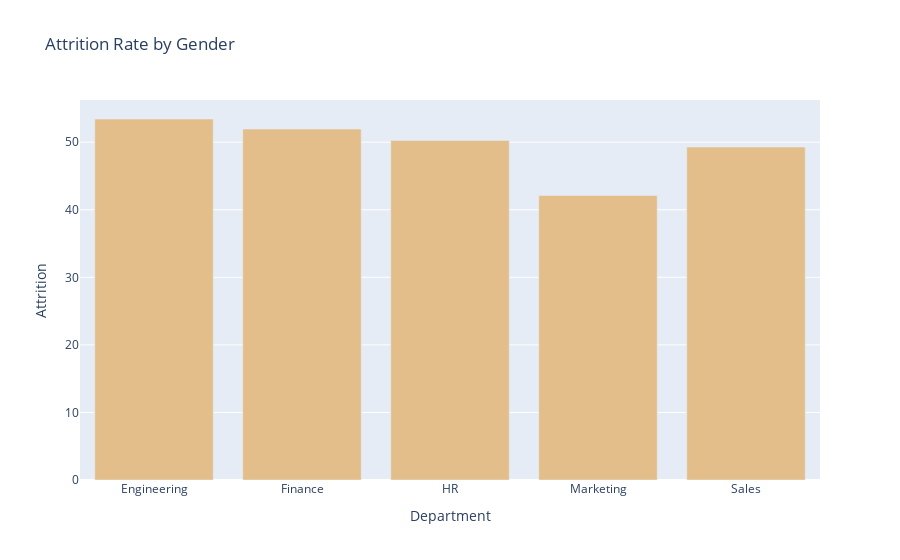

The cell this chart's notebook holds for it:
### Markdown cell above
#Female attrition is more as compared to male i.e 51%

### Code cell
# Department feature by attrition feature
depart_attrition = emp_attrition.groupby('Department')['Attrition'].mean().reset_index()
print(depart_attrition)
depart_attrition['Attrition'] = depart_attrition['Attrition'] * 100  # Convert to percentage
# Plot the data
fig1 = px.bar(depart_attrition, x='Department', y='Attrition',
             title='Attrition Rate by Gender')
fig1.update_traces(marker_color='#E3BE8A')
fig1.show()

### Figure 1 — Plotly figure (JSON) as saved in the notebook; plotly's stock layout.template omitted (floating-point values rounded to 4 significant figures)
{"data": [{"alignmentgroup": "True", "hovertemplate": "Department=%{x}<br>Attrition=%{y}<extra></extra>", "legendgroup": "", "marker": {"color": "#E3BE8A", "pattern": {"shape": ""}}, "name": "", "offsetgroup": "", "orientation": "v", "showlegend": false, "textposition": "auto", "type": "bar", "x": ["Engineering", "Finance", "HR", "Marketing", "Sales"], "xaxis": "x", "y": [53.43, 51.94, 50.26, 42.11, 49.28], "yaxis": "y"}], "layout": {"autosize": true, "barmode": "relative", "legend": {"tracegroupgap": 0}, "title": {"text": "Attrition Rate by Gender"}, "xaxis": {"anchor": "y", "autorange": true, "domain": [0, 1], "range": [-0.5, 4.5], "title": {"text": "Department"}, "type": "category"}, "yaxis": {"anchor": "x", "autorange": true, "domain": [0, 1], "range": [0, 56.24], "title": {"text": "Attrition"}, "type": "linear"}}}
